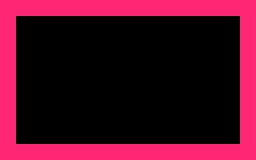

A level layout from a 2D game, rendered from its tile map. Below: a short description, then the map file with its tile-grid data intact:
An orthogonal 16x10 tile map with 16x16 px tiles, 1 tile layer (Tile Layer 1).

<map version="1.5" tiledversion="1.7.2" orientation="orthogonal" renderorder="right-down" width="16" height="10" tilewidth="16" tileheight="16" infinite="0" nextlayerid="3" nextobjectid="1">
 <tileset firstgid="1" source="Prototype_1.tsx" />
 <layer id="1" name="Tile Layer 1" width="16" height="10">
  <data encoding="csv">
1,1,1,1,1,1,1,1,1,1,1,1,1,1,1,1,
1,0,0,0,0,0,0,0,0,0,0,0,0,0,0,1,
1,0,0,0,0,0,0,0,0,0,0,0,0,0,0,1,
1,0,0,0,0,0,0,0,0,0,2,2,2,0,0,1,
1,0,0,0,0,0,0,0,0,0,2,2,2,2,0,1,
1,0,0,0,0,0,2,2,2,2,2,2,2,2,2,1,
1,0,0,0,0,2,2,2,8,8,8,2,2,2,2,1,
1,0,2,2,2,2,2,2,8,8,8,8,8,8,2,1,
1,2,2,2,2,2,2,2,2,2,2,2,2,2,2,1,
1,1,1,1,1,1,1,1,1,1,1,1,1,1,1,1
</data>
 </layer>
</map>
